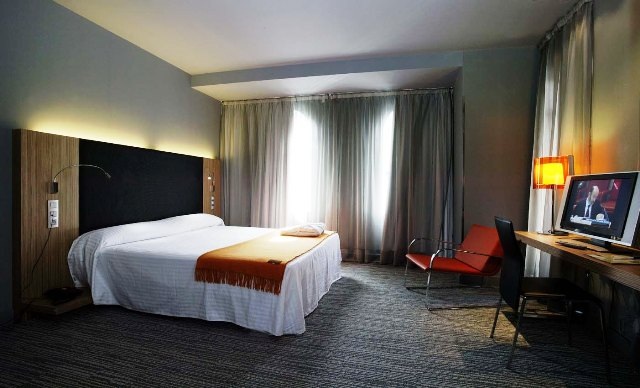
#> input picture media/photos/habitacion01.jpg, 640 x 388 px
$ python pilprint.py ../../media/photos/habitacion01.jpg
#> lines starting #> are read from the running program, lines starting #| are printed output that depends on the picture
#!/home/xavier/HotelComercial/mienv/bin/python3.4
#
# The Python Imaging Library.
# $Id$
#
# print image files to postscript printer
#
# History:
# 0.1   1996-04-20 fl   Created
# 0.2   1996-10-04 fl   Use draft mode when converting.
# 0.3   2003-05-06 fl   Fixed a typo or two.
#

from __future__ import print_function
import getopt
import os
import sys

VERSION = "pilprint 0.3/2003-05-05"

from PIL import Image
from PIL import PSDraw

letter = (1.0*72, 1.0*72, 7.5*72, 10.0*72)


def description(filepath, image):
    title = os.path.splitext(os.path.split(filepath)[1])[0]
    format = " (%dx%d "
    if image.format:
        format = " (" + image.format + " %dx%d "
    return title + format % image.size + image.mode + ")"

if len(sys.argv) == 1:
    print("PIL Print 0.2a1/96-10-04 -- print image files")
    print("Usage: pilprint files...")
    print("Options:")
    print("  -c            colour printer (default is monochrome)")
    print("  -p            print via lpr (default is stdout)")
    print("  -P <printer>  same as -p but use given printer")
    sys.exit(1)

try:
    opt, argv = getopt.getopt(sys.argv[1:], "cdpP:")
except getopt.error as v:
    print(v)
    sys.exit(1)

printer = None  # print to stdout
monochrome = 1  # reduce file size for most common case

for o, a in opt:
    if o == "-d":
        # debug: show available drivers
        Image.init()
        print(Image.ID)
        sys.exit(1)
    elif o == "-c":
        # colour printer
        monochrome = 0
    elif o == "-p":
        # default printer channel
        printer = "lpr"
    elif o == "-P":
        # printer channel
        printer = "lpr -P%s" % a

for filepath in argv:
    try:

        im = Image.open(filepath)
#> im is the input picture: PIL image 640x388 RGB; mean R, G, B 98.9, 94.8, 88.4

        title = description(filepath, im)
#> title = 'habitacion01 (JPEG 640x388 RGB)'

        if monochrome and im.mode not in ["1", "L"]:
            im.draft("L", im.size)
            im = im.convert("L")
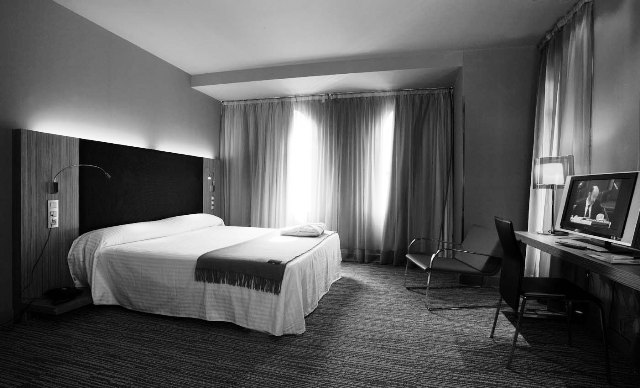
#> im: PIL image 640x388 L; min 0, max 255, mean 95.3

        if printer:
            fp = os.popen(printer, "w")
        else:
            fp = sys.stdout

        ps = PSDraw.PSDraw(fp)

        ps.begin_document()
        ps.setfont("Helvetica-Narrow-Bold", 18)
        ps.text((letter[0], letter[3]+24), title)
        ps.setfont("Helvetica-Narrow-Bold", 8)
        ps.text((letter[0], letter[1]-30), VERSION)
        ps.image(letter, im)
        ps.end_document()

    except:
        print("cannot print image", end=' ')
        print("(%s:%s)" % (sys.exc_info()[0], sys.exc_info()[1]))

$ run again, on media/photos/habitacion03.jpg
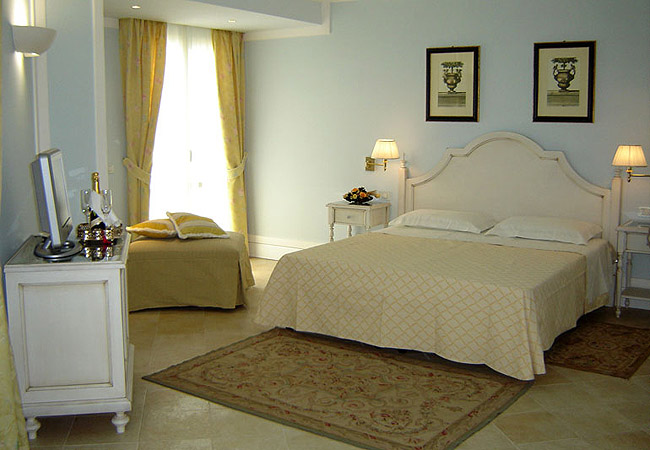
#> input picture media/photos/habitacion03.jpg, 650 x 450 px
#> im is the input picture: PIL image 650x450 RGB; mean R, G, B 139.7, 135.3, 110.5
#> title = 'habitacion03 (JPEG 650x450 RGB)'
#> `im = im.convert("L")`:
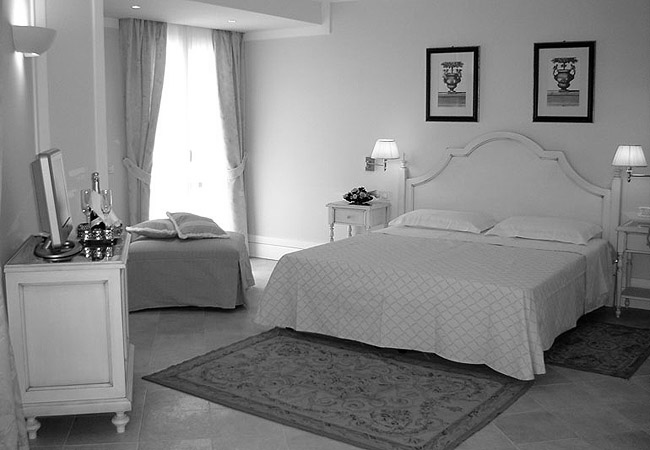
#> im: PIL image 650x450 L; min 0, max 255, mean 133.8

$ run again, on media/photos/habitacion04.jpg
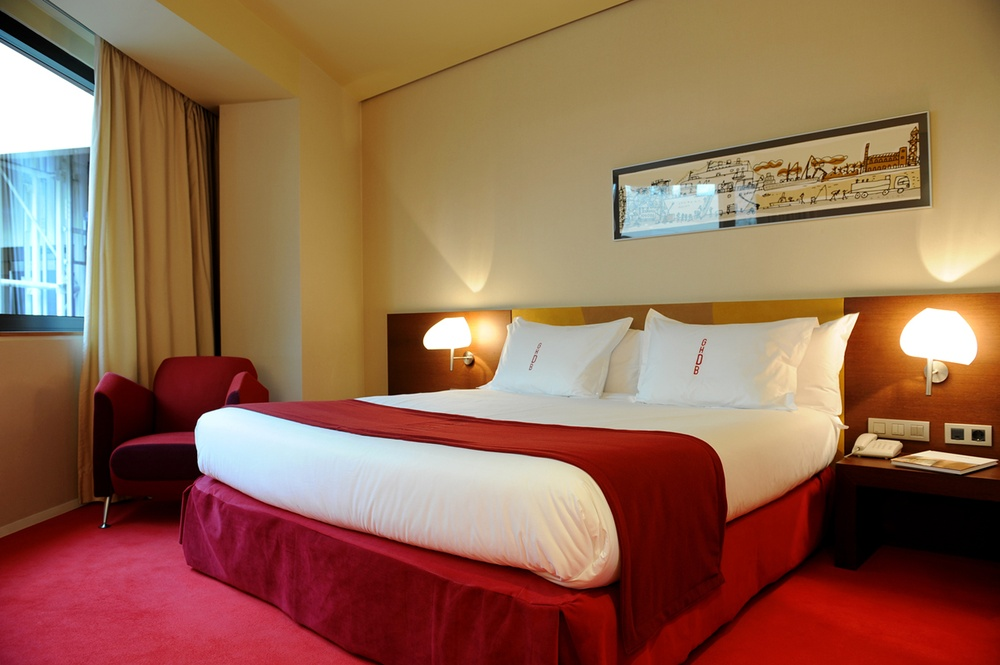
#> input picture media/photos/habitacion04.jpg, 1000 x 665 px, shrunk from 1278 x 850 before the run
#> im is the input picture: PIL image 1000x665 RGB; mean R, G, B 148.2, 105.2, 80.6
#> title = 'habitacion04 (JPEG 1000x665 RGB)'
#> `im = im.convert("L")`:
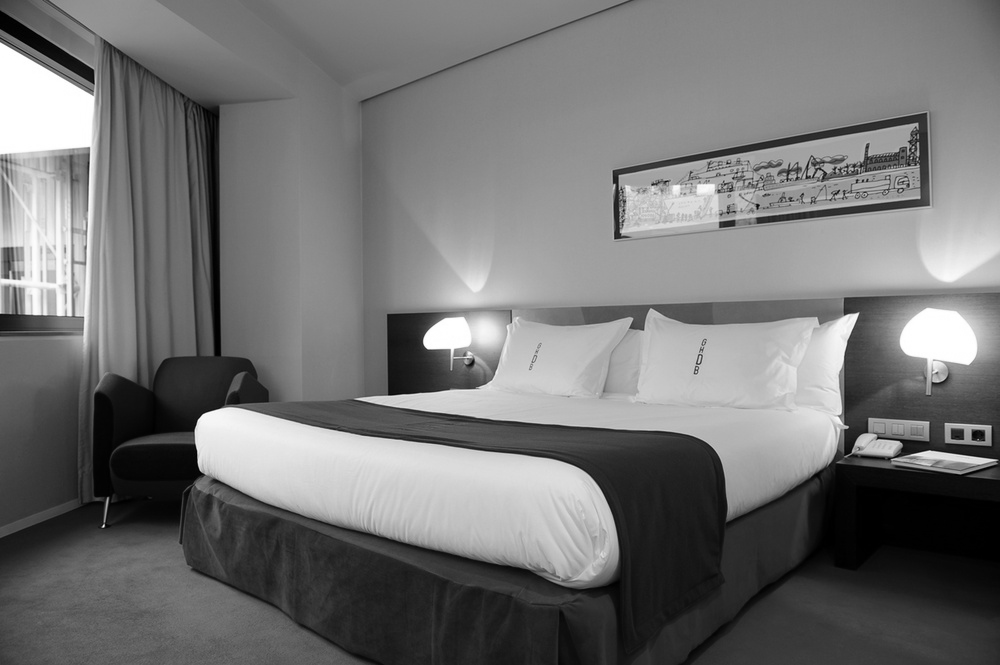
#> im: PIL image 1000x665 L; min 0, max 255, mean 115.3

$ run again, on media/photos/habitacion05.jpg
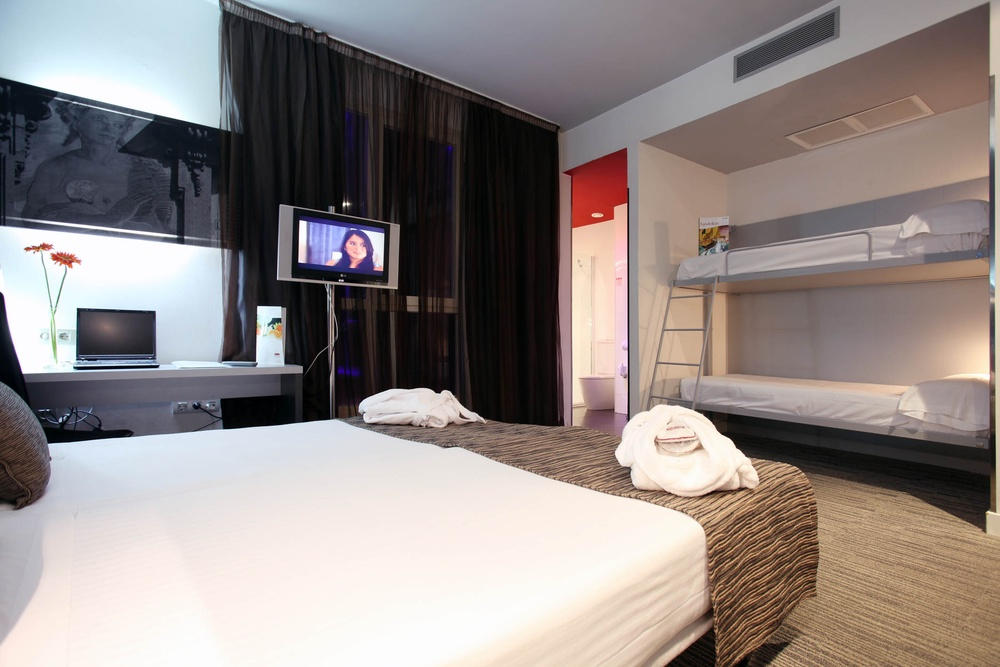
#> input picture media/photos/habitacion05.jpg, 1000 x 667 px, shrunk from 2126 x 1417 before the run
#> im is the input picture: PIL image 1000x667 RGB; mean R, G, B 145.1, 136, 133.2
#> title = 'habitacion05 (JPEG 1000x667 RGB)'
#> `im = im.convert("L")`:
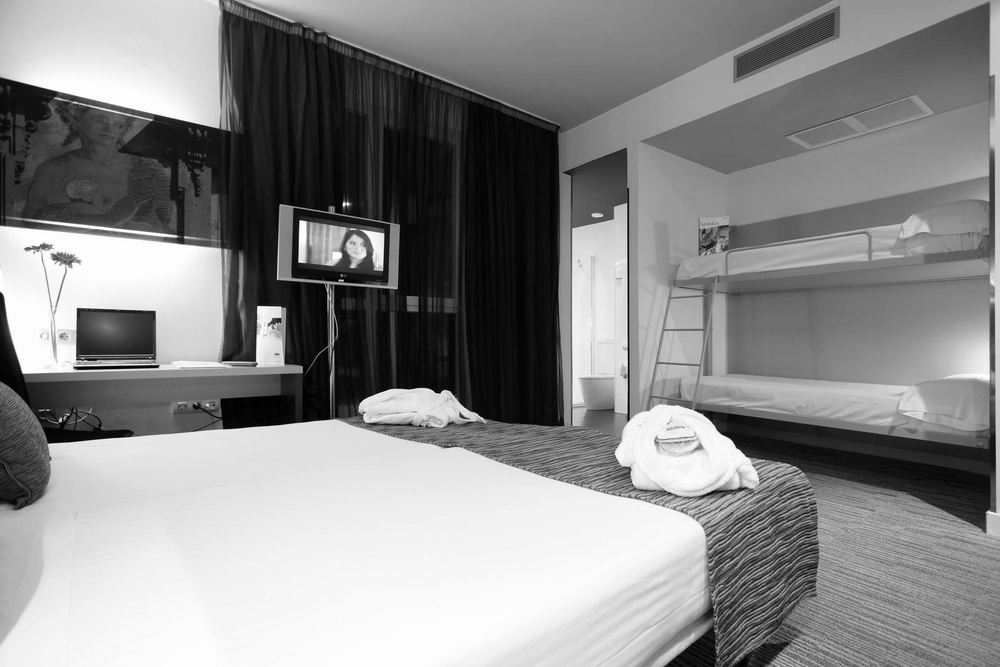
#> im: PIL image 1000x667 L; min 0, max 255, mean 138.4
